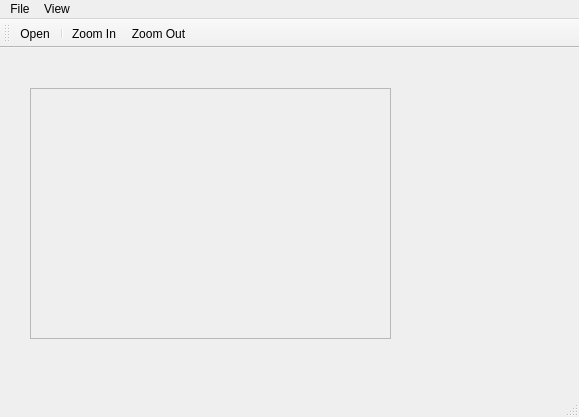
<?xml version="1.0" encoding="UTF-8"?>
<ui version="4.0">
 <class>MainWindow</class>
 <widget class="QMainWindow" name="MainWindow">
  <property name="geometry">
   <rect>
    <x>0</x>
    <y>0</y>
    <width>579</width>
    <height>417</height>
   </rect>
  </property>
  <property name="windowTitle">
   <string>MainWindow</string>
  </property>
  <widget class="QWidget" name="centralwidget">
   <widget class="QScrollArea" name="scrollArea">
    <property name="geometry">
     <rect>
      <x>30</x>
      <y>40</y>
      <width>361</width>
      <height>251</height>
     </rect>
    </property>
    <property name="widgetResizable">
     <bool>true</bool>
    </property>
    <widget class="QWidget" name="scrollAreaWidgetContents">
     <property name="geometry">
      <rect>
       <x>0</x>
       <y>0</y>
       <width>359</width>
       <height>249</height>
      </rect>
     </property>
    </widget>
   </widget>
  </widget>
  <widget class="QMenuBar" name="menubar">
   <property name="geometry">
    <rect>
     <x>0</x>
     <y>0</y>
     <width>579</width>
     <height>17</height>
    </rect>
   </property>
   <widget class="QMenu" name="menuFile">
    <property name="title">
     <string>File</string>
    </property>
    <addaction name="actionOpen"/>
   </widget>
   <widget class="QMenu" name="menuView">
    <property name="title">
     <string>View</string>
    </property>
    <addaction name="actionZoom_In"/>
    <addaction name="actionZoom_Out"/>
   </widget>
   <addaction name="menuFile"/>
   <addaction name="menuView"/>
  </widget>
  <widget class="QStatusBar" name="statusbar"/>
  <widget class="QToolBar" name="toolBar">
   <property name="windowTitle">
    <string>toolBar</string>
   </property>
   <attribute name="toolBarArea">
    <enum>TopToolBarArea</enum>
   </attribute>
   <attribute name="toolBarBreak">
    <bool>false</bool>
   </attribute>
   <addaction name="actionOpen"/>
   <addaction name="separator"/>
   <addaction name="actionZoom_In"/>
   <addaction name="actionZoom_Out"/>
  </widget>
  <action name="actionOpen">
   <property name="text">
    <string>Open</string>
   </property>
  </action>
  <action name="actionZoom_In">
   <property name="text">
    <string>Zoom In</string>
   </property>
  </action>
  <action name="actionZoom_Out">
   <property name="text">
    <string>Zoom Out</string>
   </property>
  </action>
 </widget>
 <resources/>
 <connections/>
</ui>
